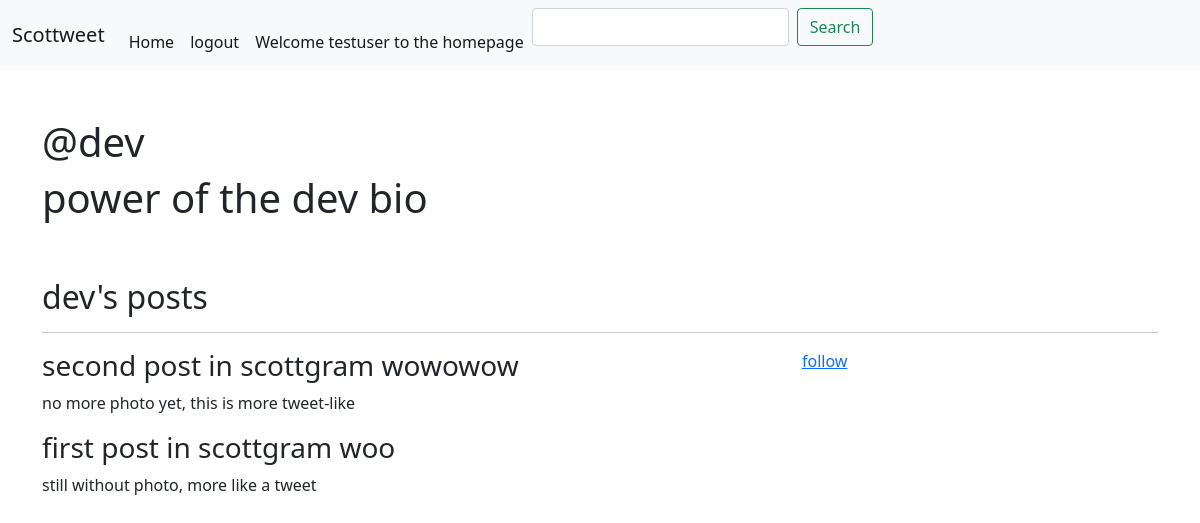
Page /profile/3/ (signed in) on the committed database.
### accounts/models.py (models this page shows, shortened)
class Profile(models.Model):
    user = models.OneToOneField(User, on_delete=models.CASCADE)
    bio = models.CharField(max_length=350, default='welcome to my bio', null=True)
    following = models.ManyToManyField(User, related_name='following', blank=True)

### feed/models.py (models this page shows, shortened)
class Post(models.Model):
    author = models.ForeignKey(User, on_delete=models.CASCADE)
    title = models.CharField(max_length=200)
    description = models.CharField(max_length=200)
    created = models.DateTimeField(auto_now_add=True)
    published_date = models.DateTimeField(blank=True, null=True)
    likes = models.ManyToManyField(User, related_name='postlike')
    class Meta:
        ordering = ('-created',)

### accounts/views.py (the view)
# urls.py: path('profile/<pk>/',profile_detail, name='profile_detail' ),
def profile_detail(request,pk):
    profile = Profile.objects.get(pk=pk)
    my_profile = Profile.objects.get(user=request.user)
    my_profile_following = my_profile.following.filter(id=profile.user.id)
    is_following = profile.following.filter(id=request.user.id)
    posts = Post.objects.filter(author=profile.user)
    return render(request, 'accounts/profiledetail.html',{'profile':profile,'is_following':is_following,'my_profile':my_profile,'my_profile_following':my_profile_following,'posts':posts})

### templates/accounts/profiledetail.html
{% extends 'base.html' %}
{% block content %}
{% include "navbar.html" %}
<div class="container">
    <div class="row">
        <div class="col-6 my-5">
            <h1>@{{profile.user}}</h1>
            <h1>{{profile.bio}}</h1>
        </div>
    </div>
    <h2> {{profile.user}}'s posts </h2>
    <hr>
    <div class="row">
        <div class="col-8">
            {% for post in posts %}
                <h3>{{ post.title }}</h3>
                <p>{{ post.description }}</p>
            {% endfor %}
        </div>
        <div class="col-4">
            {% if profile.user in my_profile_following %}
            <a href="{% url 'follow_unfollow' profile.pk %}">unfollow</a>
            {% else %}
            <a href="{% url 'follow_unfollow' profile.pk %}">follow</a>
            {% endif %}
        </div>
    </div>
{% endblock %}`

### templates/navbar.html (shortened to what this page needs)
<nav class="navbar navbar-expand-lg navbar-light bg-light">
    <div class="container-fluid">
      <a class="navbar-brand" href="#">Scottweet</a>
      <div class="collapse navbar-collapse" id="navbarSupportedContent">
        <ul class="navbar-nav me-auto mb-2 mb-lg-0">
          <li class="nav-item">
            <a class="nav-link active" aria-current="page" href="{% url 'feed' %}">Home</a>
          </li>
          <li class="nav-item">
            <a class="nav-link active" aria-current="page" href="{% url 'logout' %}"> logout </a>
          </li>
          <ul class="navbar-nav navbar-right">
            <li class="nav-item ml-auto">
              <a class="nav-link active" aria-current="page"> Welcome {{user}} to the homepage </a>
            </li>
            <li>
              <div class="col d-flex justify-content-end">
                <form type="GET" class="d-flex">
                    <input class="form-control me-2" id="search_box" type="text" name="search_box" aria-label="Search">
                    <button class="btn btn-outline-success" id="search_submit" type="submit">Search</button>
                  </form>
                </div>
            </li>
        </ul>
      </div>
    </div>
  </nav>

### static/css/style.css (style rules this page uses)
.navbar-nav { align-items: flex-end; }

### rows in the picture
Profile: user "dev", bio "power of the dev bio"
Post: title "second post in scottgram wowowow", description "no more photo yet, this is more tweet-like"
Post: title "first post in scottgram woo", description "still without photo, more like a tweet"

### other values in the picture
{{ user }} "testuser"
